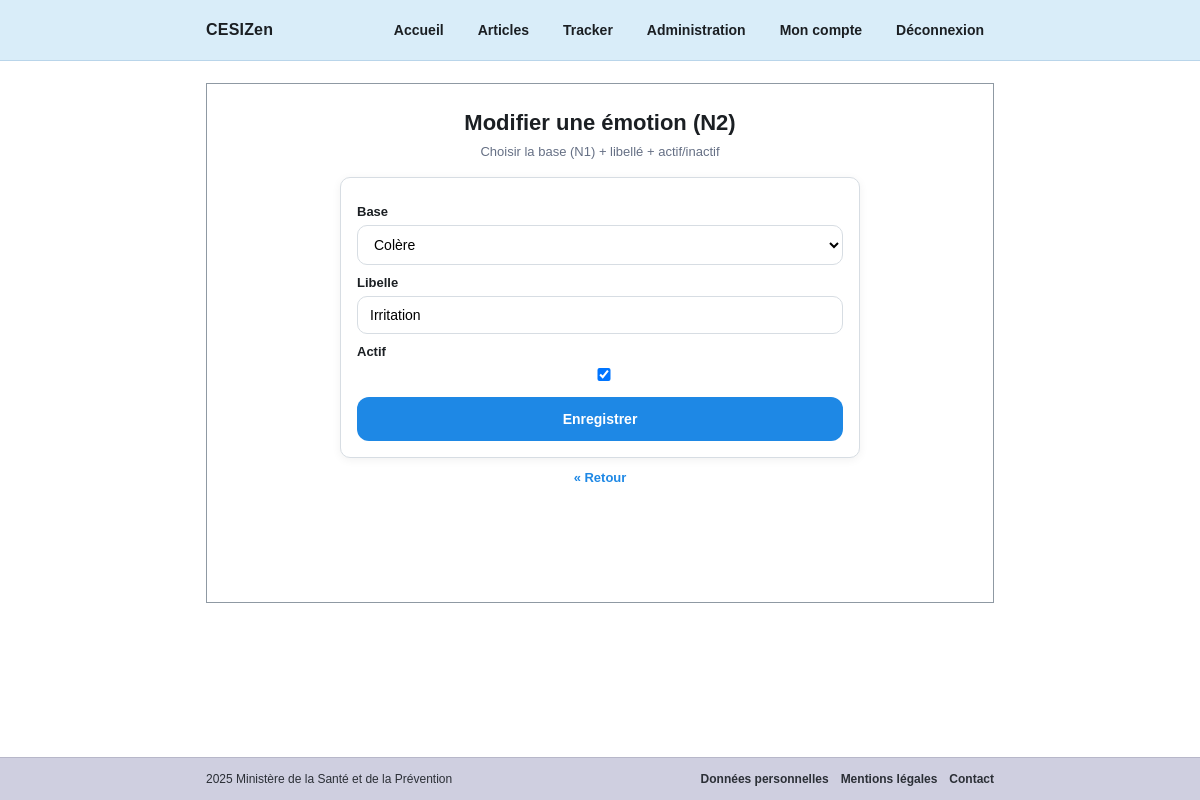
/tracker/ref/emotion/edit/8/ (signed in), run on the app's committed database.
### emotions/models.py (models this page shows, shortened)
class Emotion(models.Model):
    base = models.ForeignKey(EmotionBase, on_delete=models.CASCADE, related_name="emotions")
    libelle = models.CharField(max_length=60)
    actif = models.BooleanField(default=True)
    class Meta:
        unique_together = ("base", "libelle")

### emotions/views_admin.py (the view)
# urls.py: path("ref/emotion/edit/<int:pk>/", views_admin.emotion_update, name="emotion_edit"),
@user_passes_test(is_admin)
def emotion_update(request, pk):
    emo = get_object_or_404(Emotion, pk=pk)
    if request.method == "POST":
        form = EmotionForm(request.POST, instance=emo)
        if form.is_valid():
            form.save()
            return redirect("emotion_list")
    else:
        form = EmotionForm(instance=emo)
    return render(request, "emotions/admin/emotion_form.html", {"form": form, "mode": "edit", "emo": emo})

### emotions/forms.py
class EmotionForm(forms.ModelForm):
    class Meta:
        model = Emotion
        fields = ["base", "libelle", "actif"]

### accounts/context_processors.py (called while the page is built)
def admin_context(request):
    return {"is_admin_user": is_admin(request.user)}

### accounts/permissions.py (called while the page is built)
def is_admin(user):
    return user.is_authenticated and (user.is_staff or user.groups.filter(name="ADMIN").exists())

### emotions/models.py (called while the page is built)
    def __str__(self):
        return self.libelle

### templates/emotions/admin/emotion_form.html (shortened to what this page needs)
{% extends "base.html" %}
{% block content %}
  <div class="center">
    <h1>{% if mode == "edit" %}Modifier{% else %}Ajouter{% endif %} une émotion (N2)</h1>
    <p class="subtitle">Choisir la base (N1) + libellé + actif/inactif</p>
  </div>
  <div class="card">
    <form method="post">
      {% for field in form %}
        <label for="{{ field.id_for_label }}">{{ field.label }}</label>
        {{ field }}
      {% endfor %}
      <button class="btn btn-primary" type="submit">
        {% if mode == "edit" %}Enregistrer{% else %}Ajouter{% endif %}
      </button>
    </form>
  </div>
  <div class="center">
    <a class="backlink" href="{% url 'emotion_list' %}">&laquo; Retour</a>
  </div>
{% endblock %}

### templates/base.html (style rules this page uses)
:root { --header-bg:#d9edf9; --footer-bg:#cfcfe0; --primary:#1e88e5; --primary-dark:#176fbe; --text:#1b1f23; --muted:#667085; --border:#d7dde3; --card:#ffffff; --page-bg:#ffffff; --shadow: 0 2px 10px rgba(0,0,0,.06); --radius: 10px; --maxw: 820px; }
* { box-sizing:border-box; }
body { margin:0; font-family: Arial, sans-serif; color:var(--text); background:var(--page-bg); min-height:100vh; display:flex; flex-direction:column; }
.center { text-align:center; }
h1 { margin:0 0 8px; font-size:22px; }
.subtitle { margin:0 0 18px; color:var(--muted); font-size:13px; }
.card { max-width:520px; margin:0 auto; background:var(--card); border:1px solid var(--border); border-radius:var(--radius); padding:16px; box-shadow:var(--shadow); }
form { margin:0; }
label { display:block; font-weight:700; margin:10px 0 6px; font-size:13px; }
input, select, textarea { width:100%; padding:10px 12px; border:1px solid var(--border); border-radius:10px; outline:none; font-size:14px; background:#fff; }
.btn { display:inline-block; border:none; border-radius:12px; padding:14px 16px; font-weight:800; cursor:pointer; text-decoration:none; text-align:center; font-size:14px; }
.btn-primary { background:var(--primary); color:#fff; width:100%; margin-top:12px; }
.backlink { display:inline-block; margin-top:12px; font-size:13px; color:var(--primary); text-decoration:none; font-weight:700; }

### data on the page
Emotion: form "Colère" "Irritation" "☑"

### other printed values
{{ field.label }} "Base" "Libelle" "Actif"
